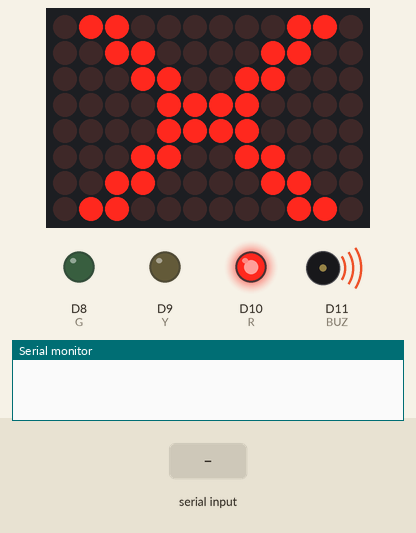
Simulated run of this sketch. Board: Arduino Uno R4 WiFi. Parts: 12×8 LED matrix, output pins drawn as LEDs (lit = HIGH), buzzer (waves = sounding), the last lines printed to the serial monitor. The test bench sets the inputs (shaded band).

Above: at 0.9 s.
2.5 s: "L:R\n" received over Serial
At 3.6 s:
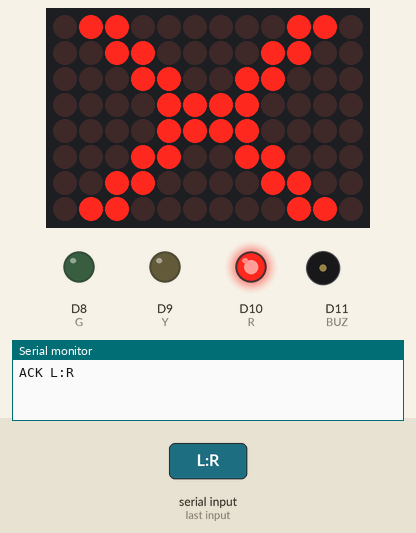
4.4 s: "L:G\n" received over Serial
At 4.8 s:
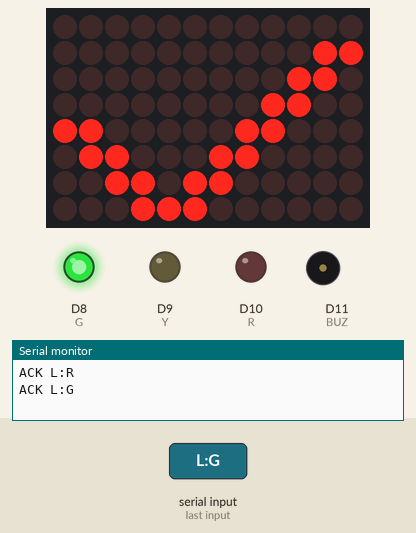
5.9 s: "L:Y\n" received over Serial
At 7.1 s:
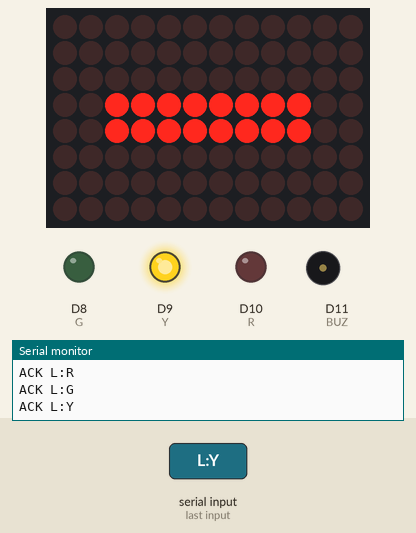
Timing chart, 0 to 8.9 s (numbered marks = the images above; inputs shaded):
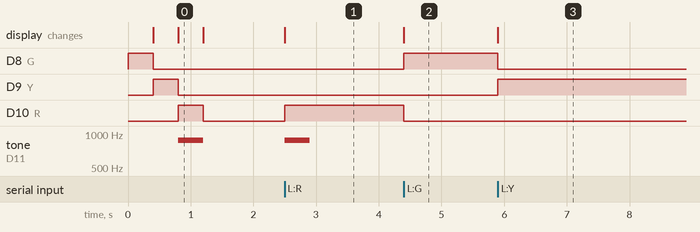

Measured:
- after the input at 2.5 s, D10 (R): LOW → HIGH at once; tone on D11 (BUZ): silent → 880 Hz at once, → silent 0.40 s later; the display: changes at once (image 1)
- after the input at 4.4 s, D8 (G): LOW → HIGH at once; D10 (R): HIGH → LOW at once; the display: changes at once (image 2)
- after the input at 5.9 s, D8 (G): HIGH → LOW at once; D9 (Y): LOW → HIGH at once; the display: changes at once (image 3)
- what the display in image 0 shows lasts 0.4 s, from 0.8 s to 1.2 s

The sketch:

uno_leds.ino
```cpp
// Boomerang counter lights - UNO R4 WiFi. Serial 9600, commands L:G / L:Y / L:R -> "ACK L:x"
#include "Arduino_LED_Matrix.h"
ArduinoLEDMatrix matrix;
const int G = 8, Y = 9, R = 10, BUZ = 11;      // external LEDs/buzzer (optional, from the kit)

byte CHECK[8][12] = {{0,0,0,0,0,0,0,0,0,0,0,0},{0,0,0,0,0,0,0,0,0,0,1,1},{0,0,0,0,0,0,0,0,0,1,1,0},{0,0,0,0,0,0,0,0,1,1,0,0},
                     {1,1,0,0,0,0,0,1,1,0,0,0},{0,1,1,0,0,0,1,1,0,0,0,0},{0,0,1,1,0,1,1,0,0,0,0,0},{0,0,0,1,1,1,0,0,0,0,0,0}};
byte DASH[8][12]  = {{0},{0},{0},{0,0,1,1,1,1,1,1,1,1,0,0},{0,0,1,1,1,1,1,1,1,1,0,0},{0},{0},{0}};
byte CROSS[8][12] = {{0,1,1,0,0,0,0,0,0,1,1,0},{0,0,1,1,0,0,0,0,1,1,0,0},{0,0,0,1,1,0,0,1,1,0,0,0},{0,0,0,0,1,1,1,1,0,0,0,0},
                     {0,0,0,0,1,1,1,1,0,0,0,0},{0,0,0,1,1,0,0,1,1,0,0,0},{0,0,1,1,0,0,0,0,1,1,0,0},{0,1,1,0,0,0,0,0,0,1,1,0}};

void show(int pin, byte frame[8][12]) {
  digitalWrite(G, LOW); digitalWrite(Y, LOW); digitalWrite(R, LOW);
  digitalWrite(pin, HIGH);
  matrix.renderBitmap(frame, 8, 12);
  if (pin == R) tone(BUZ, 880, 400);
}

void setup() {
  Serial.begin(9600);
  pinMode(G, OUTPUT); pinMode(Y, OUTPUT); pinMode(R, OUTPUT); pinMode(BUZ, OUTPUT);
  matrix.begin();
  show(G, CHECK); delay(400); show(Y, DASH); delay(400); show(R, CROSS); delay(400);  // self-test
  matrix.clear(); digitalWrite(R, LOW);
}

void loop() {
  if (!Serial.available()) return;
  String cmd = Serial.readStringUntil('\n');
  cmd.trim();
  if (cmd == "L:G") show(G, CHECK);
  else if (cmd == "L:Y") show(Y, DASH);
  else if (cmd == "L:R") show(R, CROSS);
  else { Serial.println("ERR " + cmd); return; }
  Serial.println("ACK " + cmd);
}
```
